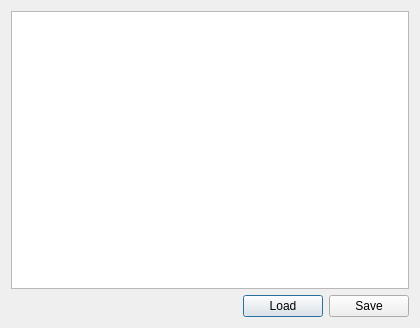
<?xml version="1.0" encoding="UTF-8"?>
<ui version="4.0">
 <class>Dialog</class>
 <widget class="QDialog" name="Dialog">
  <property name="geometry">
   <rect>
    <x>0</x>
    <y>0</y>
    <width>420</width>
    <height>328</height>
   </rect>
  </property>
  <property name="windowTitle">
   <string>Dialog</string>
  </property>
  <layout class="QVBoxLayout" name="verticalLayout">
   <item>
    <widget class="QPlainTextEdit" name="plainTextEdit"/>
   </item>
   <item>
    <layout class="QHBoxLayout" name="horizontalLayout">
     <item>
      <spacer name="horizontalSpacer">
       <property name="orientation">
        <enum>Qt::Horizontal</enum>
       </property>
       <property name="sizeHint" stdset="0">
        <size>
         <width>40</width>
         <height>20</height>
        </size>
       </property>
      </spacer>
     </item>
     <item>
      <widget class="QPushButton" name="btnLoad">
       <property name="text">
        <string>Load</string>
       </property>
      </widget>
     </item>
     <item>
      <widget class="QPushButton" name="btnSave">
       <property name="text">
        <string>Save</string>
       </property>
      </widget>
     </item>
    </layout>
   </item>
  </layout>
 </widget>
 <resources/>
 <connections/>
</ui>
